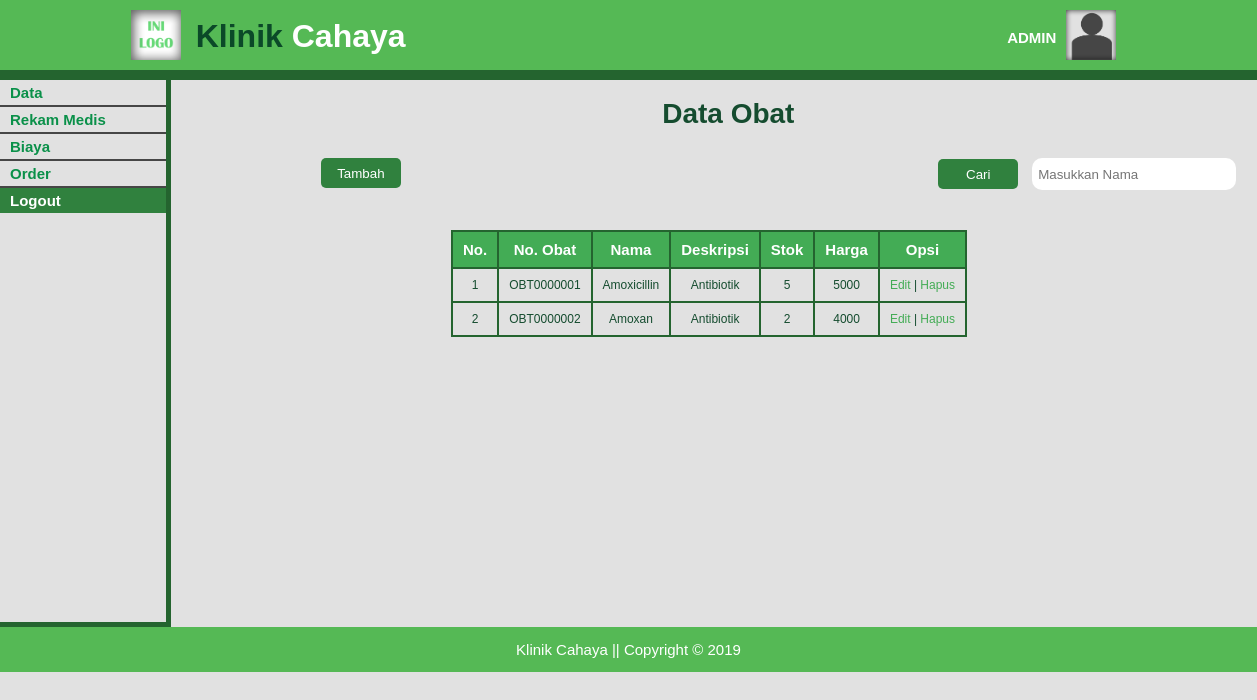
/data_obat-a.php (signed in), run on the app's committed database.
### tables this page shows
CREATE TABLE `tb_obat` (
  `no_obat` varchar(10) NOT NULL,
  `nama` varchar(20) DEFAULT NULL,
  `stok` int(11) DEFAULT NULL,
  `harga` int(11) DEFAULT NULL,
  `deskripsi` varchar(30) DEFAULT NULL
);

### data_obat-a.php (the view, shortened to what this page needs)
<!DOCTYPE html>
<html>
  <head>
    <link rel="stylesheet" href="./css/data-b_style.css">
  </head>
  <body>
    <header>
      <div class="container">
        <div id="logo">
          <img src="./img/ini_logo.png" alt="Logo">
          <a href="index-a.php"><span class="hightlight">Klinik</span> Cahaya</a>
        </div>
        <div id="profil">
          <img src="./img/pp.png" alt="Profil">
          <h4>ADMIN</h4>
        </div>
      </div>
    </header>
    <section id="sidemenu">
      <div class="container">
        <ul>
          <li class="main">Data
          </li>
          <li class="main"><a href="data_rm-a.php">Rekam Medis</a></li>
					<li class="main">Biaya
          </li>
          <li class="main"><a href="data_order-a.php">Order</a></li>
          <li id="logout"><a href="logout-action.php">Logout</a></li>
        </ul>
      </div>
    </section>
    <section id="content">
      <div class="container">
        <div class="title">
          <h2>Data Obat</h2>
        </div>
        <div class="button">
          <a href="add-obat.php"><button type="button" name="tambah">Tambah</button></a>
					<form class="search" action="" method="post">
						<input class="submit" type="submit" name="cariB" value="Cari">
	          <input class="text" type="text" name="cari" placeholder="&nbsp;Masukkan Nama">
					</form>
        </div>
        <br>
        <div class="table">
          <table border=1px>
            <tr>
              <th>No.</th>
              <th>No. Obat</th>
              <th>Nama</th>
              <th>Deskripsi</th>
              <th>Stok</th>
							<th>Harga</th>
              <th>Opsi</th>
            </tr>
            <?php
              include('connect.php');
							$cari = empty($_POST['cariB']) ? '' : $_POST['cariB'];
							$inputan = empty($_POST['cari']) ? '' : $_POST['cari'];
							if (isset($cari)) {
								if ($inputan != "") {
									$sql = mysqli_query($connect,"SELECT * FROM tb_obat WHERE nama like '%$inputan%'");
								}else{
									$sql = mysqli_query($connect,"SELECT * FROM tb_obat");
								}
							}else{
									$sql = mysqli_query($connect,"SELECT * FROM tb_obat");
							}
              $no = 1;
              while ($data = mysqli_fetch_array($sql)) {
              ?>
              <tr>
                <td><?php echo $no++; ?></td>
                <td><?php echo $data['no_obat']; ?></td>
                <td><?php echo $data['nama']; ?></td>
                <td><?php echo $data['deskripsi']; ?></td>
                <td><?php echo $data['stok']; ?></td>
                <td><?php echo $data['harga']; ?></td>
                <td>
                  <a class="edit" href="update-obat.php?id=<?php echo $data['no_obat'] ?>">Edit</a> |
                  <a class="hapus" href="delete-obat.php?id=<?php echo $data['no_obat'] ?>">Hapus</a>
                </td>
              </tr>
            <?php  }
             ?>
          </table>
        </div>
      </div>
    </section>
    <footer>
      <div class="container">
        <p>Klinik Cahaya || Copyright &copy; 2019</p>
      </div>
    </footer>
  </body>
</html>

### css/data-b_style.css (style rules this page uses)
body { background-color: #e1e1e1; font: 15px/1 arial,sans-serif; padding: 0; margin: 0; }
.container { width: 80%; margin: auto; overflow: hidden; }
ul { margin: 0; padding: 0; }
header { padding: 10px 0 10px 0; background-color: #55b955; border-bottom: #24642f 10px solid; color : #ffffff; }
header img { width: 50px; height: 50px; }
header #logo img { float:left; padding-left: 5px; }
header #logo a { text-decoration: none; color: white; font-size: 32px; font-weight: bold; float: left; padding: 10px 0 0 15px; }
header .hightlight { color:#0b4928; }
header #profil img { float: right; padding-right: 15px; }
header #profil h4 { float:right; margin: 0; padding: 20px 10px 0 0; }
#sidemenu { padding: 0 0 0 0; color: #0a9049; font-size: 15px; font-weight: bold; float: left; }
#sidemenu .container { width: 150%; margin: auto; left: auto; right: auto; min-height: 542px; border-right: #24642f 5px solid; border-bottom: #24642f 5px solid; }
#sidemenu .main { border-bottom: #464646 2px solid; }
#sidemenu ul li { padding: 5px 0 5px 10px;; }
#sidemenu a { text-decoration: none; color: #0a9049; }
#logout { background-color: #30813e; }
#logout a { color: #ffffff; }
#content { margin: 0; padding: 0 0 0 60px; min-height: 542px; color:#154c2f; text-align: center; float: left; }
#content .container { width:200%; margin:auto; min-height: 500px; }
#content .title { width: 85%; padding: 20px 0 20px 100px; margin: 0; }
#content .button { width: 99%; padding-top: 20px; text-align: right; margin: 0 0 0 0; padding: 10px 0 0 0; }
.search { float: right; }
.submit { background-color: #30813e; color: #ffffff; width: 80px; height: 30px; border: none; border-radius: 5px; margin: 0 10px 0 0; }
.text { border: none; width: 200px; height: 30px; border-radius: 10px; }
#content .button button { background-color: #30813e; color: #ffffff; width: 80px; height: 30px; border: none; border-radius: 5px; margin: 0 10px 0 150px; float: left; }
#content .title h2 { font-size: 28px; margin: 0; padding: 0; }
#content .table { width:100%; margin: 0; padding: 40px 0 0 0; text-align: -webkit-center; clear: both; }
table { border-collapse: collapse; }
table th, td { border: 2px solid #24642f; padding: 10px; text-align: center; }
th { background-color: #43ac55; color: #ffffff; }
td { font-size: 12px; }
td a { text-decoration: none; color: #43ac55; }
footer { clear: both; background-color: #55b955; text-align: center; color: #ffffff; }

### data on the page
tb_obat: no_obat "OBT0000001", nama "Amoxicillin", deskripsi "Antibiotik", stok "5", harga "5000"
tb_obat: no_obat "OBT0000002", nama "Amoxan", deskripsi "Antibiotik", stok "2", harga "4000"
